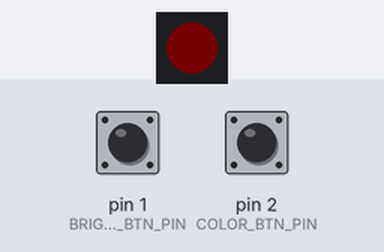
This sketch was run on a simulated Arduino Uno, built with avr-gcc and run on an emulated ATmega328P. Shown: 1 RGB LEDs in strip order, left to right. The test bench sets the inputs (shaded band); at power-on: pin 2 (COLOR_BTN_PIN) HIGH, pin 1 (BRIGHTNESS_BTN_PIN) HIGH. Dim RGB values are drawn brighter than linear.

Above: at 1.2 s.
1.3 s: pin 2 (COLOR_BTN_PIN) pulled LOW for 3.2 s
At 2.6 s:
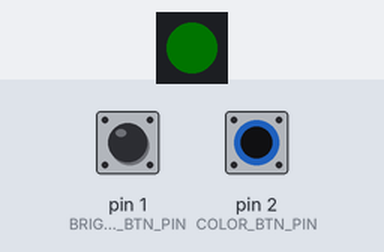
6.0 s: pin 1 (BRIGHTNESS_BTN_PIN) pulled LOW for 1 s
At 8.2 s:
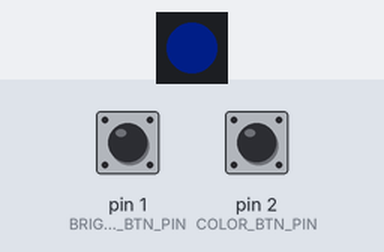
9.0 s: pin 2 (COLOR_BTN_PIN) pulled LOW for 3.2 s
At 13.0 s:
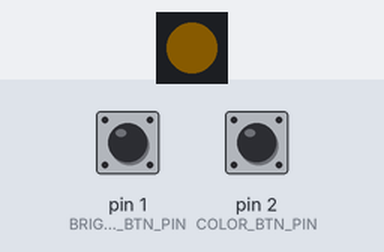
13.7 s: pin 2 (COLOR_BTN_PIN) pulled LOW for 1 s
At 15.2 s:
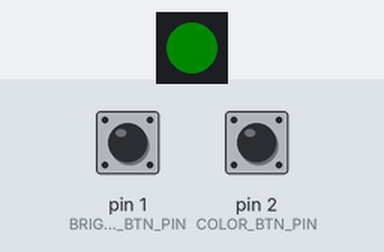
16.7 s: pin 2 (COLOR_BTN_PIN) pulled LOW for 1 s
At 18.3 s:
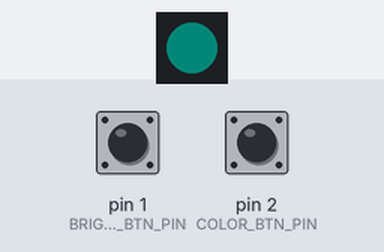
19.7 s: pin 1 (BRIGHTNESS_BTN_PIN) pulled LOW for 0.15 s
At 20.9 s:
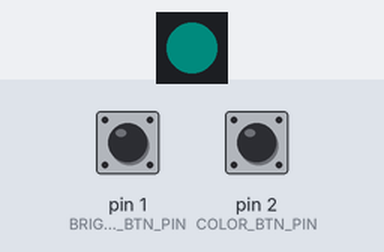
Timing chart, 0 to 22.3 s (numbered marks = the images above; inputs shaded):
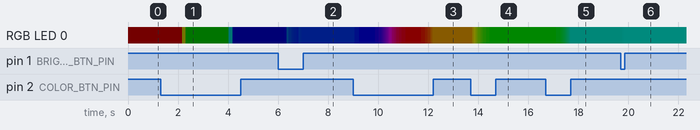

Measured:
- after the input at 1.3 s, RGB LED 0: RGB(1, 0, 0) → RGB(1, 1, 0) after 0.87 s, → RGB(0, 1, 0) 0.13 s later, → RGB(0, 1, 1) 1.7 s later, → RGB(0, 0, 1) 0.15 s later
- after the input at 9.0 s, RGB LED 0: RGB(0, 2, 9) → RGB(0, 1, 9) after 0.07 s, → RGB(0, 0, 9) 0.17 s later, → RGB(1, 0, 9) 0.63 s later, → RGB(2, 0, 9) 0.15 s later, … (25 changes in this stretch)
- after the input at 19.7 s, RGB LED 0: RGB(0, 9, 8) → RGB(0, 10, 9) at once, → RGB(0, 11, 10) 0.07 s later

The sketch:

Main.ino
```cpp
// Simple program for LED-lit modernized moroccan lamp project
#include <Adafruit_NeoPixel.h>
#ifdef __AVR__
 #include <avr/power.h> // Required for 16 MHz Adafruit Trinket
#endif


#define BRIGHTNESS_BTN_PIN  1

#define COLOR_BTN_PIN       2

#define PIXEL_PIN           0  // Digital IO pin connected to the NeoPixels.

#define PIXEL_COUNT         1  // Number of NeoPixels


Adafruit_NeoPixel strip(PIXEL_COUNT, PIXEL_PIN, NEO_GRB + NEO_KHZ800);
// Argument 1 = Number of pixels in NeoPixel strip
// Argument 2 = Arduino pin number (most are valid)
// Argument 3 = Pixel type flags, add together as needed:
//   NEO_KHZ800  800 KHz bitstream (most NeoPixel products w/WS2812 LEDs)
//   NEO_KHZ400  400 KHz (classic 'v1' (not v2) FLORA pixels, WS2811 drivers)
//   NEO_GRB     Pixels are wired for GRB bitstream (most NeoPixel products)
//   NEO_RGB     Pixels are wired for RGB bitstream (v1 FLORA pixels, not v2)
//   NEO_RGBW    Pixels are wired for RGBW bitstream (NeoPixel RGBW products)

boolean isOn = true;
boolean oldColorState      = HIGH;
boolean oldBrightnessState = HIGH;
boolean oldComboState [2] = { HIGH, HIGH };

uint8_t brightness         = 25; // Invisible below 25 (max = 255)
uint16_t hue               = 0;


void setup() {
  pinMode(COLOR_BTN_PIN, INPUT_PULLUP);
  pinMode(BRIGHTNESS_BTN_PIN, INPUT_PULLUP);

  strip.begin();           // INITIALIZE NeoPixel strip object (REQUIRED)
  setHue();
}

void loop() {
  watchColorButton();
  watchBrightnessButton();
  watchComboPress();
}

void watchComboPress () {
  boolean newComboState [2] = { digitalRead(BRIGHTNESS_BTN_PIN), digitalRead(COLOR_BTN_PIN) };

  if((newComboState[0] == LOW) && (newComboState[1] == LOW) && (oldComboState[0] == HIGH) && (oldComboState[1] == HIGH )) {

    delay(60);

    newComboState[0] = digitalRead(BRIGHTNESS_BTN_PIN);
    newComboState[1] = digitalRead(COLOR_BTN_PIN);

    if(newComboState[0] == LOW && newComboState[1] == LOW) {
      if(isOn) {
        isOn = false;
      } else {
        isOn = true;
      }
        setHue();
    }

  }
  oldComboState[0] = newComboState[0];
  oldComboState[1] = newComboState[1];
}

void watchBrightnessButton () {
  boolean newBrightnessState = digitalRead(BRIGHTNESS_BTN_PIN);

  // Check if button was pressed
  if((newBrightnessState == LOW) && (oldBrightnessState == HIGH)) {
    // Short delay to debounce button.
    delay(20);
    // Check if button is still low after debounce.
    newBrightnessState = digitalRead(BRIGHTNESS_BTN_PIN);
    if (newBrightnessState == LOW) {      // Yes, still low
      if (brightness < 254) {
        brightness += 1;
      } else {
        brightness = 25;
      }

      setHue();
    }
  }
}

void watchColorButton () {
  boolean newColorState = digitalRead(COLOR_BTN_PIN);

  // Check if button was pressed
  if((newColorState == LOW) && (oldColorState == HIGH)) {
    // Short delay to debounce button.
    delay(20);
    // Check if button is still low after debounce.
    newColorState = digitalRead(COLOR_BTN_PIN);
    if(newColorState == LOW) {      // Yes, still low
    // Color wheel has a range of 65536 but it's OK if we roll over
      if(hue < 65536) {
        hue += 256;
      } else {
        hue = 0;
      }

      setHue();
    }
  }
}

void setHue () {
  if(!isOn) {
    brightness = 0;
  } else {
    if(brightness == 0) {
      brightness = 25;
      hue = 0;
    }
  }
   strip.rainbow(hue, 1, 255, brightness, true);
   strip.show();
}
```
